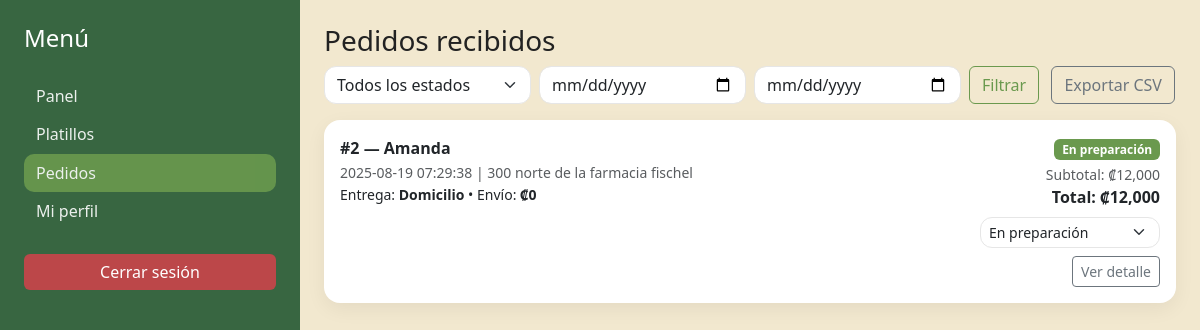
The page /negocio/pedidos.php (signed in) on the database its author committed.
### tables this page shows
CREATE TABLE `pedidos` (
  `Id_pedido` int(11) NOT NULL,
  `Cliente_id` int(11) NOT NULL,
  `Negocio_id` int(11) NOT NULL,
  `Fecha` timestamp NOT NULL DEFAULT current_timestamp(),
  `Estado` enum('Pendiente','En preparación','Listo') NOT NULL DEFAULT 'Pendiente',
  `Direccion_Entrega` varchar(255) DEFAULT NULL,
  `Metodo_Pago` varchar(50) DEFAULT 'Simulado',
  `Total` decimal(10,2) NOT NULL DEFAULT 0.00,
  `Costo_envio` decimal(10,2) NOT NULL DEFAULT 0.00,
  `Tipo_entrega` varchar(20) NOT NULL DEFAULT 'Domicilio',
  `Cupon_codigo` varchar(40) DEFAULT NULL,
  `Descuento` decimal(10,2) NOT NULL DEFAULT 0.00
);

CREATE TABLE `usuarios` (
  `Id_usuario` int(11) NOT NULL,
  `Nombre` varchar(120) NOT NULL,
  `Email` varchar(160) NOT NULL,
  `Contrasenia` varchar(255) NOT NULL,
  `Direccion` varchar(255) DEFAULT NULL,
  `Telefono` varchar(30) DEFAULT NULL,
  `Rol` enum('cliente','negocio','admin') NOT NULL DEFAULT 'cliente',
  `fecha_creacion` timestamp NOT NULL DEFAULT current_timestamp()
);

### negocio/pedidos.php (the view, shortened to what this page needs)
<?php
require_once("../include/conexion.php");
$uid = $_SESSION['usuario']['Id_usuario'];
$st = $mysqli->prepare("SELECT Id_negocio FROM negocios WHERE Usuario_id=?");
$st->bind_param("i", $uid);
$st->execute();
$negocio_id = $st->get_result()->fetch_assoc()['Id_negocio'] ?? 0;
$desde = $_GET['desde'] ?? '';
$hasta = $_GET['hasta'] ?? '';
$ESTADOS = ['Pendiente', 'En preparación', 'Listo'];
$pedidos = [];
$sql = "SELECT p.Id_pedido, p.Fecha, p.Estado, p.Total, p.Direccion_Entrega,
               p.Costo_envio, p.Tipo_entrega, u.Nombre AS Cliente
        FROM pedidos p
        JOIN usuarios u ON u.Id_usuario = p.Cliente_id
        WHERE p.Negocio_id=?";
$types = 'i';
$args  = [$negocio_id];
$sql .= " ORDER BY p.Id_pedido DESC";
$st = $mysqli->prepare($sql);
$st->bind_param($types, ...$args);
$st->execute();
$res = $st->get_result();
while ($row = $res->fetch_assoc()) {
  $pedidos[] = $row;
}
function badgeClass($estado)
{
  switch ($estado) {
    case 'En preparación':
      return 'badge-status-preparacion';
  }
}
?>
<!doctype html>
<html lang="es">
<head>
  <link href="https://cdn.jsdelivr.net/npm/bootstrap@5.3.6/dist/css/bootstrap.min.css" rel="stylesheet">
  <link href="../assets/css/app.css" rel="stylesheet">
</head>
<body>
  <div class="container-fluid">
    <div class="row">
      <?php include("../include/menu.php"); ?>
      <main class="col-md-9 p-4">
        <h3>Pedidos recibidos</h3>
        <?php
        $q = [];
        $q['export'] = 'csv';
        $qs = http_build_query($q);
        ?>
        <form method="get" class="row g-2 mb-3">
          <div class="col-md-3">
            <select name="estado" class="form-select">
              <option value="">Todos los estados</option>
            </select>
          </div>
          <div class="col-md-3">
            <input type="date" name="desde" class="form-control" value="<?php echo htmlspecialchars($desde); ?>">
          </div>
          <div class="col-md-3">
            <input type="date" name="hasta" class="form-control" value="<?php echo htmlspecialchars($hasta); ?>">
          </div>
          <div class="col-md-3">
            <button class="btn btn-outline-primary">Filtrar</button>
            <a class="btn btn-outline-secondary ms-2" href="pedidos.php?<?php echo $qs; ?>">Exportar CSV</a>
          </div>
        </form>
        <?php if (!count($pedidos)): ?>
          <p class="text-muted">Sin pedidos.</p>
        <?php else: ?>
          <?php foreach ($pedidos as $p): ?>
            <?php
            $collapseId = "det-" . $p['Id_pedido'];
            $subtotal = max(0, (float)$p['Total'] - (float)$p['Costo_envio']);
            ?>
            <div class="card mb-2">
              <div class="card-body">
                <div class="d-flex justify-content-between">
                  <div>
                    <div class="fw-semibold">#<?php echo $p['Id_pedido']; ?> — <?php echo htmlspecialchars($p['Cliente']); ?></div>
                    <small class="text-muted"><?php echo $p['Fecha']; ?> | <?php echo htmlspecialchars($p['Direccion_Entrega']); ?></small>
                    <div class="small">
                      Entrega: <strong><?php echo htmlspecialchars($p['Tipo_entrega']); ?></strong>
                      • Envío: <strong>₡<?php echo number_format($p['Costo_envio'], 0); ?></strong>
                    </div>
                  </div>
                  <div class="text-end">
                    <div class="mb-1">
                      <span class="badge <?php echo badgeClass($p['Estado']); ?>"><?php echo $p['Estado']; ?></span>
                    </div>
                    <div class="small text-muted">Subtotal: ₡<?php echo number_format($subtotal, 0); ?></div>
                    <div class="fw-bold">Total: ₡<?php echo number_format($p['Total'], 0); ?></div>
                    <form method="post" class="mt-2">
                      <select name="estado" class="form-select form-select-sm" style="min-width:180px" onchange="this.form.submit()">
                        <?php foreach ($ESTADOS as $s): ?>
                          <option value="<?php echo $s; ?>" <?php echo $s === $p['Estado'] ? 'selected' : ''; ?>><?php echo $s; ?></option>
                        <?php endforeach; ?>
                      </select>
                    </form>
                    <button class="btn btn-sm btn-outline-secondary mt-2" type="button"
                      data-bs-toggle="collapse" data-bs-target="#<?php echo $collapseId; ?>">
                      Ver detalle
                    </button>
                  </div>
                </div>
              </div>
            </div>
          <?php endforeach; ?>
        <?php endif; ?>
      </main>
    </div>
  </div>
</body>
</html>

### assets/css/app.css (style rules this page uses)
:root { --clr-dark: #386641; --clr-mid: #6A994E; --clr-lime: #A7C957; --clr-cream: #F2E8CF; --clr-red: #BC4749; --bs-primary: var(--clr-mid); --bs-primary-rgb: 106, 153, 78; --bs-danger: var(--clr-red); --bs-link-color: var(--clr-mid); --bs-link-hover-color: #4f7e3f; }
html, body { height: 100%; }
body { background: var(--clr-cream) !important; color: #222; }
.card { border: 0; border-radius: 16px; box-shadow: 0 6px 20px rgba(0, 0, 0, .06); }
.btn-outline-primary { border-color: var(--clr-mid); color: var(--clr-mid); }
.badge-status-preparacion { background: var(--clr-mid); }
.form-control, .form-select { border-radius: 12px; border-color: #e6e6e6; }
.btn-outline-primary { --bs-btn-color: var(--clr-mid); --bs-btn-border-color: var(--clr-mid); --bs-btn-hover-color: #fff; --bs-btn-hover-bg: var(--clr-mid); --bs-btn-hover-border-color: var(--clr-mid); --bs-btn-active-color: #fff; --bs-btn-active-bg: var(--clr-mid); --bs-btn-active-border-color: var(--clr-mid); --bs-btn-disabled-color: var(--clr-mid); }

### rows shown on the page
pedidos: Id_pedido "2", Cliente.Nombre "Amanda", Fecha "2025-08-19 07:29:38", Direccion_Entrega "300 norte de la farmacia fischel", Tipo_entrega "Domicilio", Costo_envio "0", Estado "En preparación", subtotal "12,000", Total "12,000", estado "En preparación"
